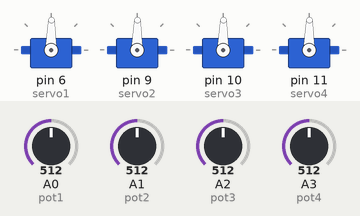
Recording of a sketch running on a simulated Arduino Uno, built with avr-gcc and run on an emulated ATmega328P. On the bench: 4 × servo. The inputs (shaded band) are chosen by the test bench; at power-on: A0 (pot1) = 512, A1 (pot2) = 512, A2 (pot3) = 512, A3 (pot4) = 512.

Above: at 1.2 s.
1.3 s: A0 (pot1) set to 716
At 1.6 s:
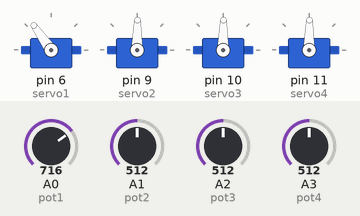
2.8 s: A1 (pot2) set to 716
At 3.9 s:
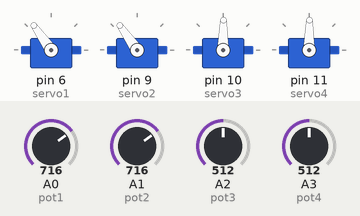
4.3 s: A2 (pot3) set to 716
At 5.1 s:
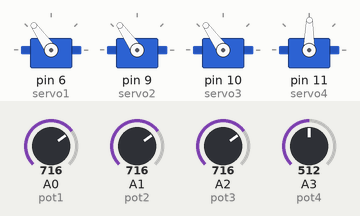
5.8 s: A3 (pot4) set to 716
At 6.2 s:
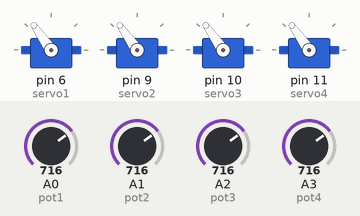
7.3 s: A0 (pot1) set to 992
At 8.5 s:
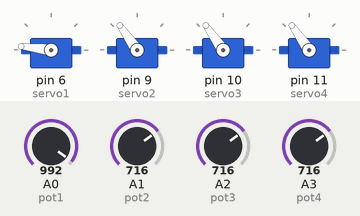
8.8 s: A1 (pot2) set to 992
At 9.7 s:
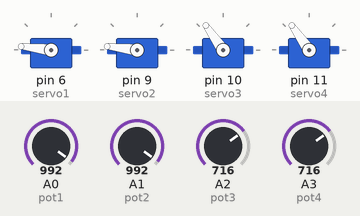
Timing chart, 0 to 11.3 s (numbered marks = the images above; inputs shaded):
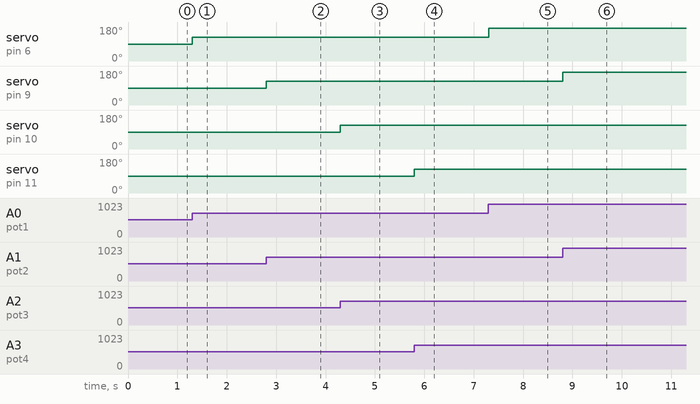

The sketch:

Arm_Robot.ino
```cpp
#include <Servo.h>

Servo servo1; // Servos
Servo servo2;
Servo servo3;
Servo servo4;

const int pot1 = A0; // Attach potentimeters
const int pot2 = A1;
const int pot3 = A2;
const int pot4 = A3;

void setup() {
  // Set up everything and will run once

  servo1.attach(6); // Attach servos and define the pin modes
  servo2.attach(9);
  servo3.attach(10);
  servo4.attach(11);
 Serial.begin(9600); // Begin the arduino/loop
}

void loop() {
  // put your main code here, to run repeatedly:

  int pot1Value = analogRead(pot1); // Read the values of the potentiometers
  int pot2Value = analogRead(pot2);
  int pot3Value = analogRead(pot3);
  int pot4Value = analogRead(pot4);

  int pot1Angle = map(pot1Value, 0, 1023, 0, 179); // Map the values of potentiometers (0-1023) to angles that the servo can read (0-179 degrees)
  int pot2Angle = map(pot2Value, 0, 1023, 0, 179);
  int pot3Angle = map(pot3Value, 0, 1023, 0, 179);
  int pot4Angle = map(pot4Value, 0, 1023, 0, 179);

  servo1.write(pot1Angle); // Make the servos move to the mapped angles
  servo2.write(pot2Angle);
  servo3.write(pot3Angle);
  servo4.write(pot4Angle);
}
```

Measured:
- after the input at 1.3 s, servo on pin 6 (servo1): 89° → 125° at once
- after the input at 2.8 s, servo on pin 9 (servo2): 89° → 125° at once
- after the input at 4.3 s, servo on pin 10 (servo3): 89° → 125° at once
- after the input at 5.8 s, servo on pin 11 (servo4): 89° → 125° at once
- after the input at 7.3 s, servo on pin 6 (servo1): 125° → 173° at once
- after the input at 8.8 s, servo on pin 9 (servo2): 125° → 173° at once
